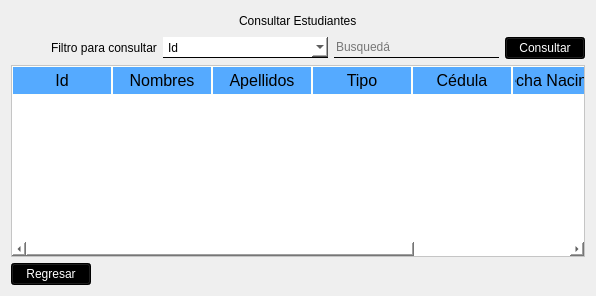
         <widget class="QWidget" name="tab_5">
          <attribute name="icon">
           <iconset resource="logo.qrc">
            <normaloff>:/cct/imagenes/klipartz.com (19).png</normaloff>:/cct/imagenes/klipartz.com (19).png</iconset>
          </attribute>
          <attribute name="title">
           <string/>
          </attribute>
          <layout class="QVBoxLayout" name="verticalLayout_6">
           <item>
            <layout class="QHBoxLayout" name="horizontalLayout_9">
             <item>
              <spacer name="horizontalSpacer_10">
               <property name="orientation">
                <enum>Qt::Horizontal</enum>
               </property>
               <property name="sizeHint" stdset="0">
                <size>
                 <width>40</width>
                 <height>20</height>
                </size>
               </property>
              </spacer>
             </item>
             <item>
              <widget class="QLabel" name="label_4">
               <property name="styleSheet">
                <string notr="true">font: 87 18pt &quot;Arial Black&quot;;
color: rgb(0,0,0);</string>
               </property>
               <property name="text">
                <string>Consultar Estudiantes</string>
               </property>
              </widget>
             </item>
             <item>
              <spacer name="horizontalSpacer_11">
               <property name="orientation">
                <enum>Qt::Horizontal</enum>
               </property>
               <property name="sizeHint" stdset="0">
                <size>
                 <width>40</width>
                 <height>20</height>
                </size>
               </property>
              </spacer>
             </item>
            </layout>
           </item>
           <item>
            <layout class="QHBoxLayout" name="horizontalLayout_20">
             <item>
              <spacer name="horizontalSpacer_17">
               <property name="orientation">
                <enum>Qt::Horizontal</enum>
               </property>
               <property name="sizeHint" stdset="0">
                <size>
                 <width>40</width>
                 <height>20</height>
                </size>
               </property>
              </spacer>
             </item>
             <item>
              <layout class="QHBoxLayout" name="horizontalLayout_19">
               <item>
                <layout class="QHBoxLayout" name="horizontalLayout_13">
                 <item>
                  <widget class="QLabel" name="label_21">
                   <property name="styleSheet">
                    <string notr="true">color: rgb(0, 0, 0);
font: 87 11pt &quot;Arial Black&quot;;
</string>
                   </property>
                   <property name="text">
                    <string>Filtro para consultar</string>
                   </property>
                  </widget>
                 </item>
                 <item>
                  <widget class="QComboBox" name="ConCombo">
                   <property name="minimumSize">
                    <size>
                     <width>165</width>
                     <height>21</height>
                    </size>
                   </property>
                   <property name="styleSheet">
                    <string notr="true">
border: none;
font:12pt &quot;Arial&quot;;
border-bottom: 1px solid black;
background-color: rgb(255, 255, 255);
</string>
                   </property>
                   <item>
                    <property name="text">
                     <string>Id</string>
                    </property>
                   </item>
                   <item>
                    <property name="text">
                     <string>Nombre</string>
                    </property>
                   </item>
                   <item>
                    <property name="text">
                     <string>Apellido</string>
                    </property>
                   </item>
                   <item>
                    <property name="text">
                     <string>Identificacion</string>
                    </property>
                   </item>
                   <item>
                    <property name="text">
                     <string>Fecha Nacimiento</string>
                    </property>
                   </item>
                  </widget>
                 </item>
                 <item>
                  <widget class="QLineEdit" name="ConTex">
                   <property name="minimumSize">
                    <size>
                     <width>165</width>
                     <height>21</height>
                    </size>
                   </property>
                   <property name="styleSheet">
                    <string notr="true">background-color: rgba(0, 0, 0,0%);
font: 12pt &quot;Arial&quot;;
border: none;

border-bottom: 1px solid black;</string>
                   </property>
                   <property name="placeholderText">
                    <string>Busquedá</string>
                   </property>
                  </widget>
                 </item>
                </layout>
               </item>
               <item>
                <widget class="QPushButton" name="ConBoton">
                 <property name="styleSheet">
                  <string notr="true">
QPushButton{
	
	background-color: rgb(0, 0, 0);
	font: 87 13pt &quot;Arial Black&quot;;
	color: rgb(255, 255, 255);
}

QPushButton:hover{

	background-color:#00aaff;
	font: 87 13pt &quot;Arial Black&quot;;
	color: rgb(0, 0, 0);

}</string>
                 </property>
                 <property name="text">
                  <string>Consultar</string>
                 </property>
                </widget>
               </item>
              </layout>
             </item>
            </layout>
           </item>
           <item>
            <widget class="QTableWidget" name="TablaCon">
             <property name="styleSheet">
              <string notr="true">QWidget{
		background-color:#ffffff;
		color:#000000;
}

QHeaderView::section{
		background-color:#55aaff;
		padding:2px;
		border:1px solid #fffff8;
		font-size:12pt;
		
}
QTableWidget{
		gridline-color: #ff00ff;
		font-size:12pt;
}
QTableWidget QTableCornerButton:section{
		background-color:#55ffaa;
		border:1px solid #f00000;
}

</string>
             </property>
             <column>
              <property name="text">
               <string>Id</string>
              </property>
             </column>
             <column>
              <property name="text">
               <string>Nombres</string>
              </property>
             </column>
             <column>
              <property name="text">
               <string>Apellidos</string>
              </property>
             </column>
             <column>
              <property name="text">
               <string>Tipo</string>
              </property>
             </column>
             <column>
              <property name="text">
               <string>Cédula</string>
              </property>
             </column>
             <column>
              <property name="text">
               <string>Fecha Nacimiento</string>
              </property>
             </column>
             <column>
              <property name="text">
               <string>Género</string>
              </property>
             </column>
            </widget>
           </item>
           <item>
            <layout class="QHBoxLayout" name="horizontalLayout_18">
             <item>
              <widget class="QPushButton" name="ConRegresar">
               <property name="styleSheet">
                <string notr="true">QPushButton{
	
	background-color: rgb(0, 0, 0);
	font: 87 13pt &quot;Arial Black&quot;;
	color: rgb(255, 255, 255);
}

QPushButton:hover{

	background-color:#00aaff;
	font: 87 13pt &quot;Arial Black&quot;;
	color: rgb(0, 0, 0);

}</string>
               </property>
               <property name="text">
                <string>Regresar</string>
               </property>
              </widget>
             </item>
             <item>
              <spacer name="horizontalSpacer_16">
               <property name="orientation">
                <enum>Qt::Horizontal</enum>
               </property>
               <property name="sizeHint" stdset="0">
                <size>
                 <width>40</width>
                 <height>20</height>
                </size>
               </property>
              </spacer>
             </item>
            </layout>
           </item>
          </layout>
         </widget>
